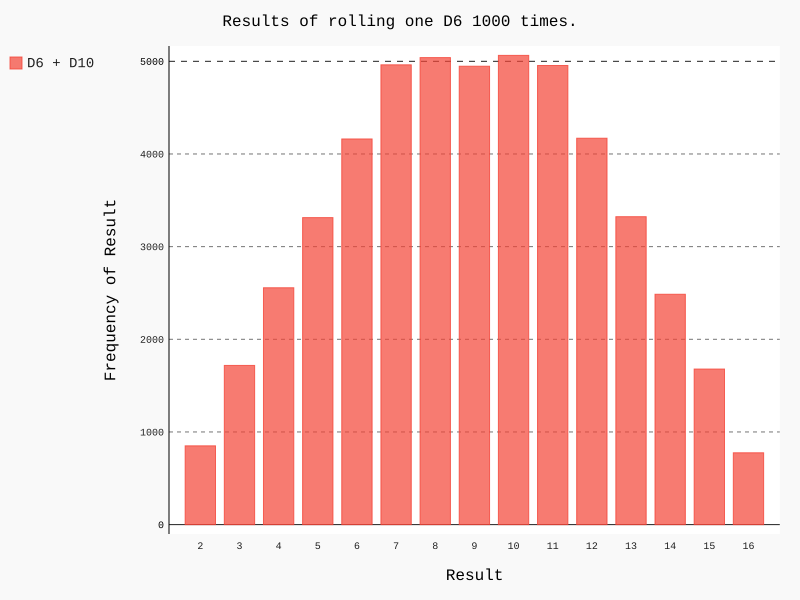

Source code (Python):
import pygal
from die import Die


# 创建2个D6
die_1 = Die()
die_2 = Die(10)

# 掷骰子, 并将结果保存在一个列表中
results = []
for roll_num in range(50000):
    result = die_1.roll() + die_2.roll()
    results.append(result)

# 分析结果
frequencies = []

max_result = die_1.num_sides + die_2.num_sides
for value in range(2, max_result+1):
    frequency = results.count(value)
    frequencies.append(frequency)

# 对数据进行可视化
hist = pygal.Bar()

hist.title = 'Results of rolling one D6 1000 times.'
hist.x_labels = ['2', '3', '4', '5', '6', '7', '8', '9', '10', '11', '12', '13', '14', '15', '16']
hist.x_title = 'Result'
hist.y_title = 'Frequency of Result'

hist.add('D6 + D10', frequencies)
hist.render_to_file('die_visual.svg')
